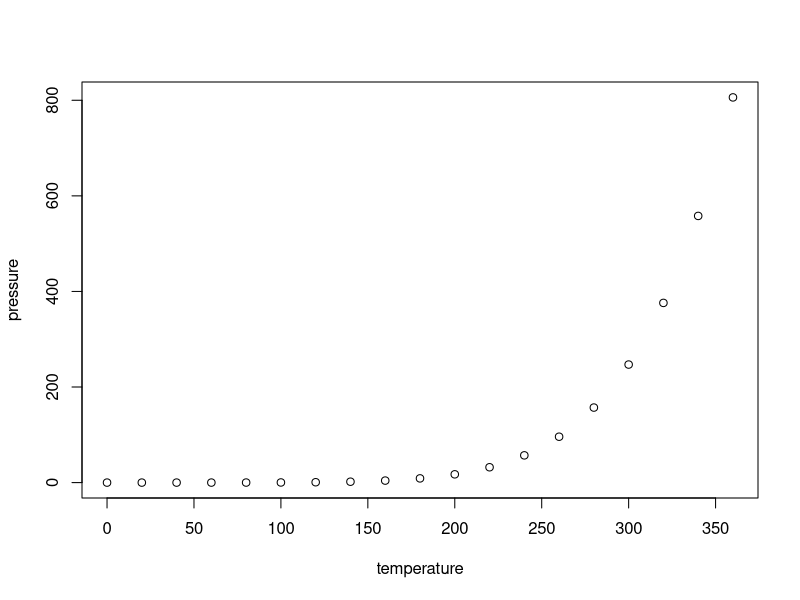
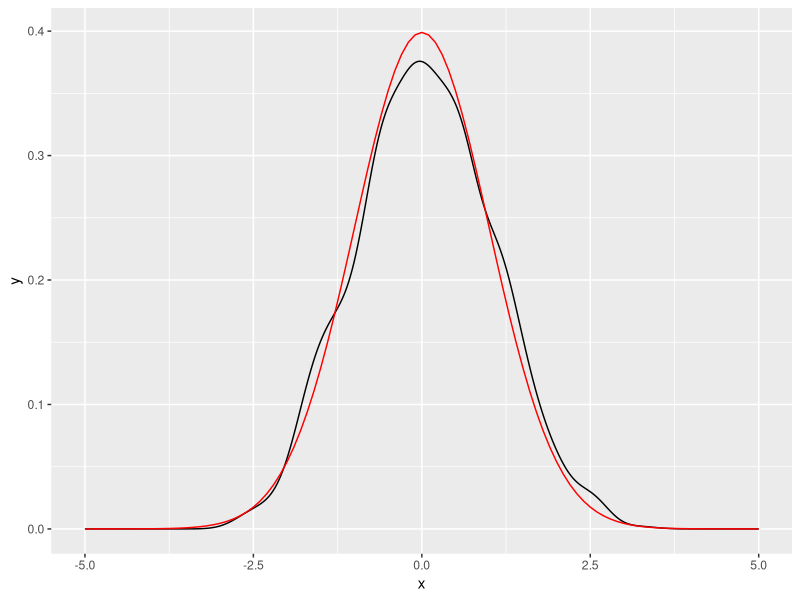

These charts were generated, in order, by the following R code:
## ---- chunk 1
summary(cars)
## ---- chunk 2
plot(pressure)
## ---- chunk 3
library(ggplot2)
df <- data.frame(x = rnorm(1000))
x <- df$x
base <- ggplot(df, aes(x)) + geom_density()  + scale_x_continuous(limits = c(-5, 5))
base + stat_function(fun = dnorm, colour = "red")
